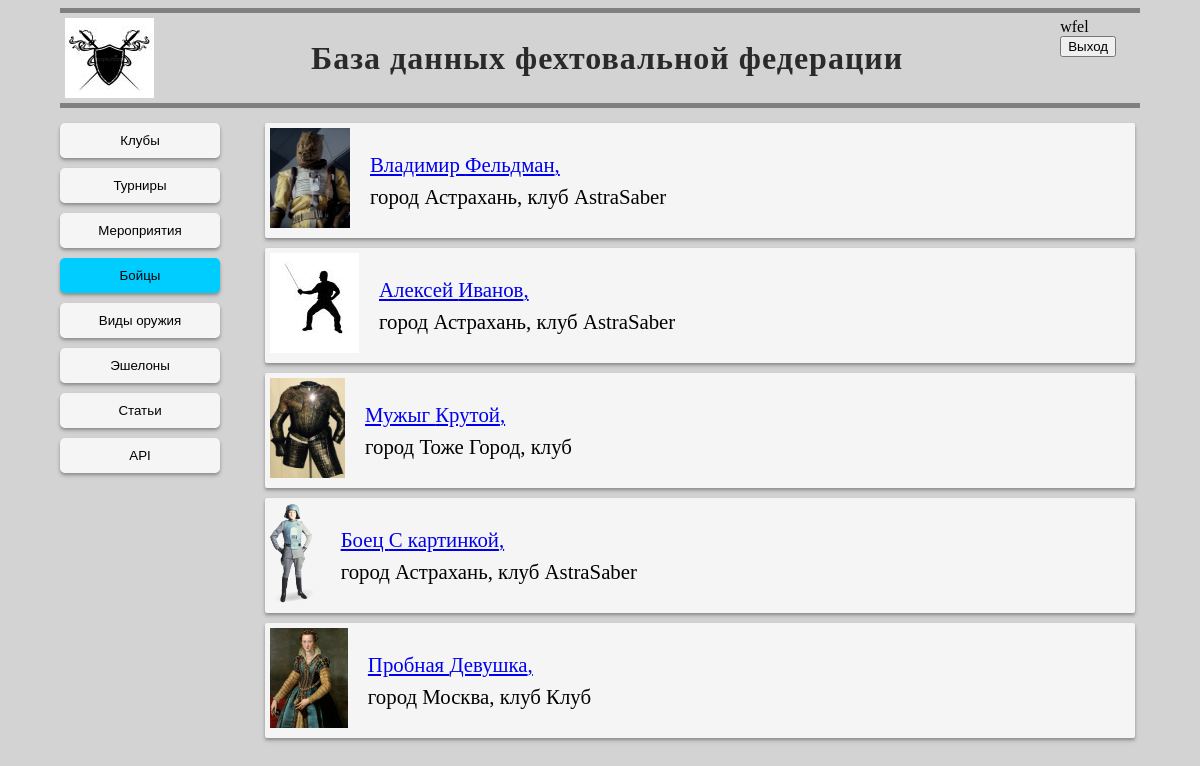
The page /fighters/ (signed in) on the database its author committed.
### mainpage/models.py (models this page shows, shortened)
class Fighters(models.Model):
    class Meta:
        verbose_name = 'Боец'
        verbose_name_plural = 'Бойцы'
    first_name = models.CharField(max_length=30, blank=False, null=False, verbose_name='Имя')
    middle_name = models.CharField(max_length=30, blank=True, null=True, verbose_name='Отчество')
    last_name = models.CharField(max_length=30, blank=False, null=False, verbose_name='Фамилия')
    userpic = models.ImageField(upload_to='images/userpics', null=True, blank=True)
    user = models.OneToOneField(User, blank=True, null=True, on_delete=models.SET_NULL, related_name='fighter')
    active = models.BooleanField(default=True)
    city = models.CharField(max_length=30, blank=False, null=False)
    email = models.EmailField(blank=True, null=True)
    current_club = models.ForeignKey(Clubs, on_delete=models.SET_NULL, blank=True, null=True, verbose_name='Клуб')
    date_of_birth = models.DateField(blank=True, null=True, verbose_name='Дата рождения')
    weapons = models.ManyToManyField(Weapons)
    division = models.ForeignKey(Divisions, default=get_default_division, on_delete=models.PROTECT)
    GENDER_CHOICES = [
        (GENDERS[0], 'Мужской'),
        (GENDERS[1], 'Женский'),
    ]
    gender = models.CharField(max_length=20, choices=GENDER_CHOICES)
    def get_userpic(self):
        if self.userpic and hasattr(self.userpic, 'url'):
            return self.userpic.url
        else:
            if self.gender == GENDERS[0]:
                return '/media/images/common/default-userpic-male.jpg'
            else:
                return '/media/images/common/default-userpic-female.jpg'

class Clubs(models.Model):
    class Meta:
        verbose_name = 'Клуб'
        verbose_name_plural = 'Клубы'
    owner = models.ForeignKey(User, on_delete=models.SET_NULL, blank=True, null=True, related_name='club_owner')
    managers = models.ManyToManyField(User, related_name='club_managers')
    long_name = models.CharField(max_length=200, blank=False, null=False,)
    short_name = models.CharField(max_length=50, blank=False, null=False,)
    city = models.CharField(max_length=30, blank=False, null=False,)
    emblem = models.ImageField(upload_to='images')
    description = models.TextField(blank=True, null=True)

### fighters/views.py (the view)
# urls.py: path('', views.fighters_list, name='fighters_list'),
def fighters_list(request):
    fighters = Fighters.objects.all().exclude(active=False)
    return render(request, 'fighters/fighters_list.html', {'fighters': fighters})

### templates/fighters/fighters_list.html
{% extends  'base.html' %}
 {% block nav %}
		<button class="nav_button" onclick="location.href='/clubs'">Клубы</button>
		<button class="nav_button" onclick="location.href='/tournaments'">Турниры</button>
		<button class="nav_button" onclick="location.href='#'">Мероприятия</button>
		<button class="nav_button nav_button_active" onclick="location.href='..'">Бойцы</button>
        <button class="nav_button" onclick="location.href='/info/weapons'">Виды оружия</button>
        <button class="nav_button" onclick="location.href='/info/divisions'">Эшелоны</button>
		<button class="nav_button" onclick="location.href='#'">Статьи</button>
		<button class="nav_button" onclick="location.href='/info/apiinfo/'">API</button>
        {% endblock nav %}
{% block main %}
    {% for fighter in fighters %}
    <div class="data_card" >
      <div>
          <a href="{{ fighter.id }}"><img class="inline_emblem" src= {{ fighter.get_userpic }} alt="Юзерпик"></a>
      </div>
        <div class="inline_data">
            <div><a href="{{ fighter.id }}/">{{fighter.first_name}} {{fighter.last_name}}, </a></div>
            <div>город {{fighter.city}}, клуб {{fighter.current_club.short_name}}</div>
        </div>
    </div>
    {% endfor %}
{% endblock %}

### templates/base.html (shortened to what this page needs)
<!DOCTYPE html>
<html lang="ru">
<head>
    {% load static %}
    <link rel="stylesheet" type="text/css" href="/media/base.css">
</head>
<body>
	<div class="header">
		<div class="header_image">
			<a href="/"><img src="/media/images/common/site-emblem.jpg" alt="ФДФ"></a>
		</div>
		<div class="header_text">
			<h1>База данных фехтовальной федерации</h1>
		</div>
        <div class="username">
            {% if user.is_authenticated %}
                {{ user }} <button class="header_auth_button" onclick="location.href='/accounts/logout/'">Выход</button>
            {% else %}
                <button class="header_auth_button" onclick="location.href='/accounts/login/'">Вход</button>
                <button class="header_auth_button" onclick="location.href='/users/add/'">Новый боец</button>
            {% endif %}
        </div>
	</div>
	<div class="nav_bar">
        {% block nav %}{% endblock nav %}
	</div>
	<div class="main">
		{% block main %}
        {% endblock %}
	</div>
</body>

### media/base.css (style rules this page uses)
* { box-sizing: border-box; }
body { background-color: lightgray; max-width: 1200px; margin-left: 5vw; margin-right: 5vw; }
.header { width: 100%; height: 100px; padding: 5px; border-bottom-style: solid; border-bottom-width: thick; border-bottom-color: gray; border-top-style: solid; border-top-width: thick; border-top-color: gray; overflow: hidden; display: flex; justify-content: flex-start; }
.header_image { height: 80px; }
.header_text { width: 100%; display: flex; justify-content: center; align-items: center; }
.header h1 { color: #2A2A2A; text-align: center; letter-spacing: 1px; position: relative; font-size: 2rem; }
.nav_bar { float: left; min-width: 120px; max-width: 200px; height: 100%; width: 20%; margin: 0; padding: 0; padding-top: 10px; display: flex; flex-direction: column; justify-content: center; align-content: center; }
.nav_button { padding-top: 10px; padding-bottom: 10px; margin-top: 5px; margin-bottom: 5px; width: 80%; min-width: 105px; font-weight: 500; background-color: #F5F5F5; border-style: solid; border-top-style: none; border-bottom-style: none; border-left-width: thick; border-right-width: thick; border-color: #F5F5F5; border-radius: 5px; box-shadow: 0 3px 5px rgba(0, 0, 0, 0.12), 0 2px 3px rgba(0, 0, 0, 0.24); text-decoration: none; text-align: center; transition-duration: 0.5s; transition-property: border-color; }
.nav_button_active { background-color: #00CDFF; border-color: #00CDFF; }
.main { height: 100%; font-size: 1.3rem; align-content: center; display: flex; flex-direction: column; margin: 10px; }
.data_card { width: 100%; margin: 5px; display: flex; justify-content: flex-start; padding-left: 5px; padding-right: 5px; background-color: #F5F5F5; border-style: none; border-width: thin; border-radius: 2px; box-shadow: 0 3px 5px rgba(0, 0, 0, 0.12), 0 2px 3px rgba(0, 0, 0, 0.24); }
.inline_emblem { max-height: content-box; height: 100px; margin-top: 5px; margin-bottom: 5px; }
.inline_data { width: 100%; display: flex; margin-left: 20px; line-height: 1.5em; flex-direction: column; justify-content: center; align-items: flex-start; }

### rows shown on the page
Fighters: get_userpic (picture), first_name "Владимир", last_name "Фельдман", city "Астрахань", current_club.short_name "AstraSaber"
Fighters: shows a picture, first_name "Алексей", last_name "Иванов", city "Астрахань", current_club.short_name "AstraSaber"
Fighters: get_userpic (picture), first_name "Мужыг", last_name "Крутой", city "Тоже Город"
Fighters: get_userpic (picture), first_name "Боец", last_name "С картинкой", city "Астрахань", current_club.short_name "AstraSaber"
Fighters: get_userpic (picture), first_name "Пробная", last_name "Девушка", city "Москва", current_club.short_name "Клуб"

### other values the page prints
{{ user }} "wfel"
